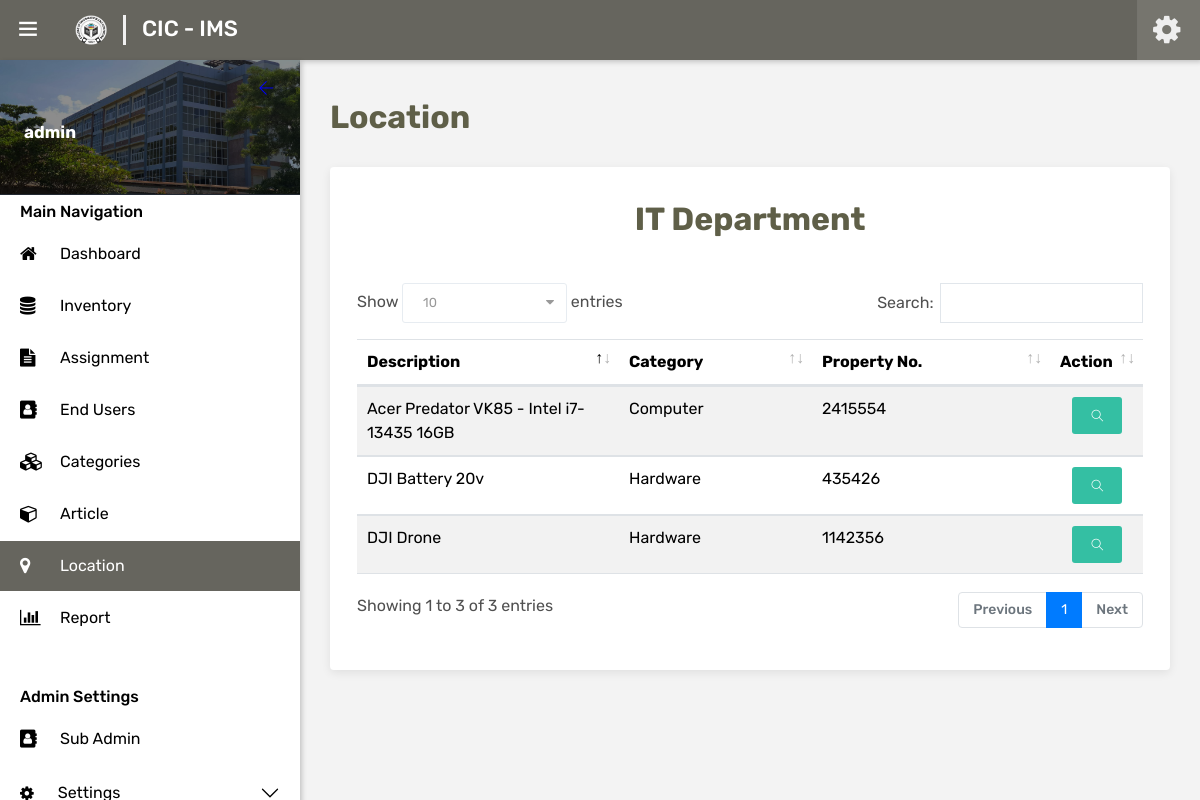
Page /admin/location-view.php?id=3 (signed in) on the earlier database version.
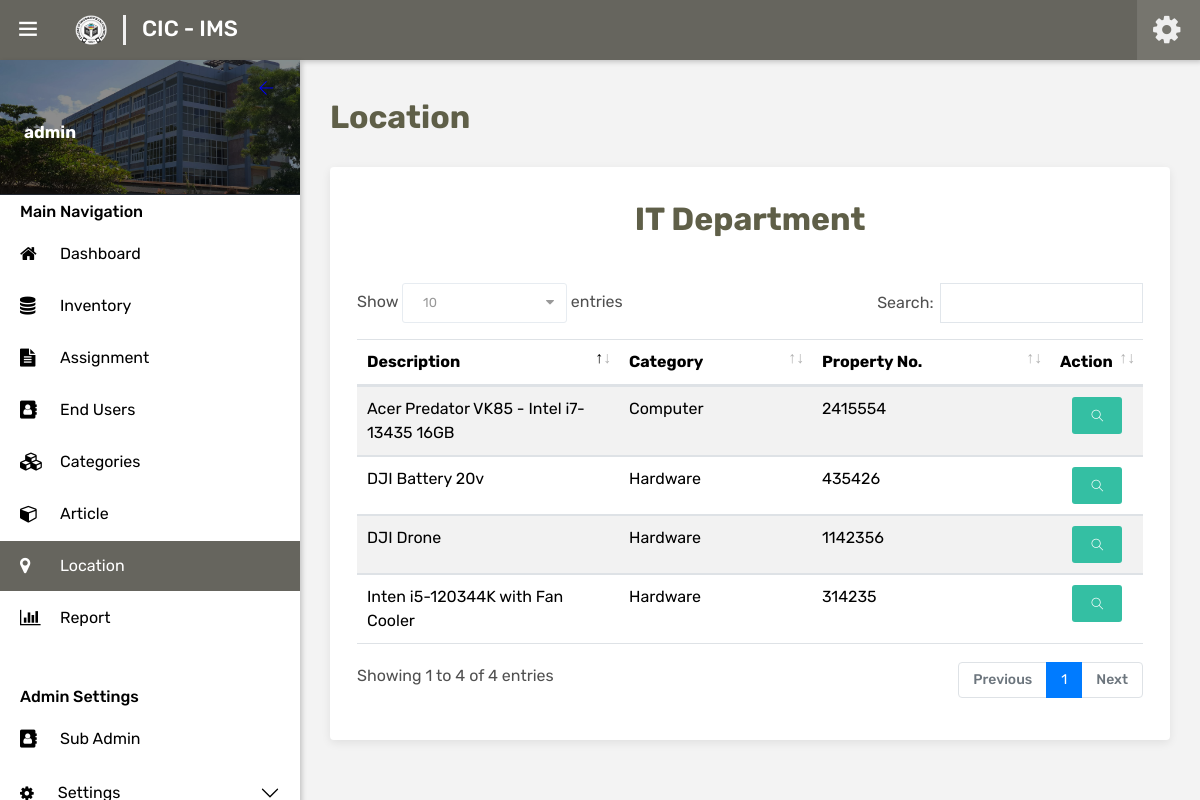
Same page on the later database version.
### tables this page shows
CREATE TABLE `inventory` (
  `inv_id` int(6) NOT NULL,
  `property_no` varchar(18) DEFAULT NULL,
  `category` int(3) DEFAULT NULL,
  `location` int(4) DEFAULT NULL,
  `article` int(4) DEFAULT NULL,
  `description` longtext NOT NULL,
  `qty_pcard` int(7) NOT NULL,
  `qty_pcount` int(7) NOT NULL,
  `unit` int(3) DEFAULT NULL,
  `unit_cost` double NOT NULL,
  `est_life` int(3) DEFAULT NULL,
  `acquisition_date` date DEFAULT NULL,
  `date_added` datetime NOT NULL DEFAULT current_timestamp(),
  `remark` int(3) DEFAULT NULL
);

CREATE TABLE `category` (
  `id` int(3) NOT NULL,
  `category_name` varchar(30) NOT NULL
);

### includes/session.php (called while the page is built, shortened)
<?php
    include('../global/model.php');
    $model = new Model();
    $account_id = $_SESSION['sess'];
    $userInfo = $model->getUserInfo($account_id);
?>

### global/model.php (called while the page is built, shortened)
<?php
	Class Model {
		private $server = "localhost";
		private $username = "root";
		private $password = "cicims";
		private $dbname = "cic_ims";
		private $conn;
		public function __construct() {
			try {
				$this->conn = new mysqli($this->server, $this->username, $this->password, $this->dbname);
			} catch (Exception $e) {
				echo "Connection failed" . $e->getMessage();
			}
		}
		public function getUserInfo($user_id) {
			$data = null;
			$query = "SELECT * FROM users WHERE id = ?";
			if ($stmt = $this->conn->prepare($query)) {
				$stmt->bind_param("i", $user_id);
				$stmt->execute();
				$result = $stmt->get_result();
				if ($result->num_rows > 0) {
					$data = $result->fetch_assoc();
				}
			}
			return $data;
		}
		public function getLocationDetailsById($location_id) {
			$query = "SELECT * FROM location WHERE id = ?";
			if ($stmt = $this->conn->prepare($query)) {
				$stmt->bind_param("i", $location_id);
				$stmt->execute();
				$result = $stmt->get_result();
				if ($row = $result->fetch_assoc()) {
					return $row;
				}
			}
			return null;
		}
		public function getInventoryLocations($location_id) {
			$data = null;
			$query = "SELECT i.*, l.*, c.*
					  FROM inventory i
					  LEFT JOIN location l ON i.location = l.id
					  LEFT JOIN category c ON i.category = c.id
					  WHERE i.location = ?";
			if ($stmt = $this->conn->prepare($query)) {
				$stmt->bind_param("i", $location_id);
				$stmt->execute();
				$result = $stmt->get_result();
				while ($row = $result->fetch_assoc()) {
					$data[] = $row;
				}
			}
			return $data;
		}
	}
?>

### admin/location-view.php (the view, shortened to what the changed rows need)
<?php include('../includes/session.php'); ?>
<?php
	if (isset($_GET['id'])) {
		$location_id = $_GET['id'];
		$locationDetail = $model->getLocationDetailsById($location_id);
		$locationName = $locationDetail['location_name'];
		$inventoryLocations = $model->getInventoryLocations($location_id);
	}
?>
<?php include('../includes/layouts/main-layouts/html-head.php') ?>
</head>
<body class="ttr-opened-sidebar ttr-pinned-sidebar" style="background-color: #F3F3F3;">
<?php include('../includes/layouts/main-layouts/ttr-header.php') ?>
		<nav class="ttr-sidebar-navi">
			<ul>
				<?php if($userInfo['role_id'] == 1): ?>
				<li class="" style="margin-top: 0px;">
					<div class="accordion accordion-flush" id="accordionSettings">
						<div class="accordion-item">
							<h2 class="accordion-header">
							<button class="accordion-button ps-3.5 py-1 collapsed" type="button" data-bs-toggle="collapse" data-bs-target="#collapseSettings" aria-expanded="true" aria-controls="collapseSettings" ><i class="fa fa-solid fa-gear me-2 pe-3" aria-hidden="true"></i>
							Settings
							</button>
							</h2>
				</li>
				<?php endif; ?>
			</ul>
		</nav>
	</div>
</div>
<main class="ttr-wrapper" style="background-color: #F3F3F3;">
	<div class="container-fluid">
		<div class="ttr-main-header">
			<div class="float-left">
				<h2 class="title-head float-left">Location<span> </span></h2>
			</div><br><br><br>
		</div>
		<div class="widget-box">
			<div class="widget-inner">
				<div class="row" width="100%">
					<h2 class="text-center"><?php echo $locationName ?></h2>
					<div class="table-responsive">
						<table id="table" class="table table-striped table-hover" style="width:100%">
							<thead>
								<tr>
									<th class="col-4">Description</th>
									<th>Category</th>
									<th>Property No.</th>
									<th class="col-1">Action</th>
								</tr>
							</thead>
							<tbody>
								<?php if(!empty($inventoryLocations)): ?>
									<?php foreach ($inventoryLocations as $invloc_row): ?>
									<tr>
										<td>
											<?php
												$words = explode(' ', $invloc_row['description']);
												echo implode(' ', array_slice($words, 0, 7));
											?>
										</td>
										<td><?php echo $invloc_row['category_name']; ?></td>
										<td><?php echo $invloc_row['property_no']; ?></td>
										<td>
											<center>
												<button id="<?php echo $ics_id;?>" onclick="window.location.href='inventory-view.php?id=<?php echo $invloc_row['inv_id']; ?>'" type="submit" name="view" class="btn green" style="width: 50px; height: 37px;">
													<span data-toggle="tooltip">
														<i class="ti-search" style="font-size: 12px;"></i>
													</span>
												</button>
										</center>
										</td>
									</tr>
									<?php endforeach; ?>
								<?php endif; ?>
							</tbody>
						</table>
					</div>
				</div>
			</div>
		</div>
	</div>
</main>
</body>
</html>

Differences in the rows shown:
added inventory: description "Inten i5-120344K with Fan Cooler", category.category_name "Hardware", property_no "314235"
Other differences:
text written by a page script: "Show 10 entries Search: Showing 1 to 3 of 3 entries Previous 1 Next" → "Show 10 entries Search: Showing 1 to 4 of 4 entries Previous 1 Next"
